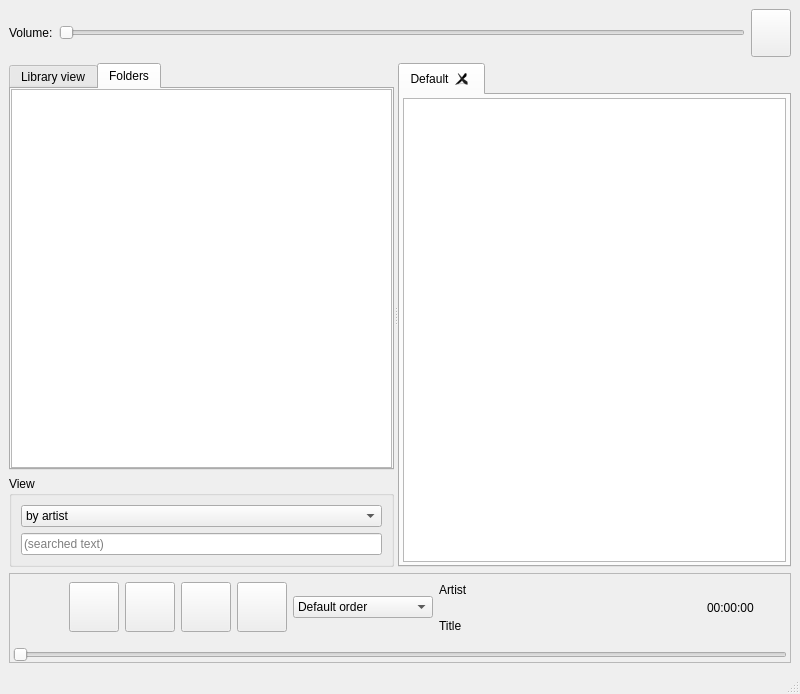
<?xml version="1.0" encoding="UTF-8"?>
<ui version="4.0">
 <class>Player</class>
 <widget class="QMainWindow" name="Player">
  <property name="geometry">
   <rect>
    <x>0</x>
    <y>0</y>
    <width>800</width>
    <height>694</height>
   </rect>
  </property>
  <property name="windowTitle">
   <string>Player</string>
  </property>
  <widget class="QWidget" name="centralwidget">
   <layout class="QGridLayout" name="gridLayout">
    <item row="0" column="0">
     <layout class="QHBoxLayout" name="horizontalLayout_2">
      <item>
       <widget class="QLabel" name="label_3">
        <property name="text">
         <string>Volume:</string>
        </property>
       </widget>
      </item>
      <item>
       <widget class="QSlider" name="volumeSlider">
        <property name="orientation">
         <enum>Qt::Horizontal</enum>
        </property>
       </widget>
      </item>
      <item>
       <widget class="QPushButton" name="muteBtn">
        <property name="maximumSize">
         <size>
          <width>48</width>
          <height>48</height>
         </size>
        </property>
        <property name="text">
         <string/>
        </property>
        <property name="icon">
         <iconset resource="res.qrc">
          <normaloff>:/img/mute-2-512.png</normaloff>:/img/mute-2-512.png</iconset>
        </property>
        <property name="iconSize">
         <size>
          <width>28</width>
          <height>28</height>
         </size>
        </property>
        <property name="checkable">
         <bool>true</bool>
        </property>
       </widget>
      </item>
     </layout>
    </item>
    <item row="1" column="0">
     <widget class="QSplitter" name="splitter">
      <property name="orientation">
       <enum>Qt::Horizontal</enum>
      </property>
      <widget class="QWidget" name="widget" native="true">
       <property name="minimumSize">
        <size>
         <width>181</width>
         <height>461</height>
        </size>
       </property>
       <layout class="QVBoxLayout" name="verticalLayout_4">
        <item>
         <widget class="QTabWidget" name="files">
          <property name="currentIndex">
           <number>1</number>
          </property>
          <widget class="QWidget" name="libView">
           <attribute name="title">
            <string>Library view</string>
           </attribute>
           <layout class="QGridLayout" name="gridLayout_3">
            <property name="leftMargin">
             <number>0</number>
            </property>
            <property name="topMargin">
             <number>0</number>
            </property>
            <property name="rightMargin">
             <number>0</number>
            </property>
            <property name="bottomMargin">
             <number>0</number>
            </property>
            <item row="0" column="0">
             <widget class="QTableView" name="shortLibView"/>
            </item>
           </layout>
          </widget>
          <widget class="QWidget" name="folderView">
           <attribute name="title">
            <string>Folders</string>
           </attribute>
           <layout class="QGridLayout" name="gridLayout_4">
            <property name="leftMargin">
             <number>0</number>
            </property>
            <property name="topMargin">
             <number>0</number>
            </property>
            <property name="rightMargin">
             <number>0</number>
            </property>
            <property name="bottomMargin">
             <number>0</number>
            </property>
            <item row="0" column="0">
             <widget class="QTreeView" name="fileView">
              <property name="editTriggers">
               <set>QAbstractItemView::DoubleClicked|QAbstractItemView::EditKeyPressed|QAbstractItemView::SelectedClicked</set>
              </property>
              <property name="uniformRowHeights">
               <bool>true</bool>
              </property>
              <property name="sortingEnabled">
               <bool>true</bool>
              </property>
              <property name="animated">
               <bool>true</bool>
              </property>
             </widget>
            </item>
           </layout>
          </widget>
         </widget>
        </item>
        <item>
         <widget class="QGroupBox" name="viewBox">
          <property name="maximumSize">
           <size>
            <width>16777215</width>
            <height>106</height>
           </size>
          </property>
          <property name="title">
           <string>View</string>
          </property>
          <layout class="QVBoxLayout" name="verticalLayout_3">
           <item>
            <widget class="QComboBox" name="viewFilterBox">
             <item>
              <property name="text">
               <string>by artist</string>
              </property>
             </item>
             <item>
              <property name="text">
               <string>by album</string>
              </property>
             </item>
             <item>
              <property name="text">
               <string>by genre</string>
              </property>
             </item>
             <item>
              <property name="text">
               <string>by year</string>
              </property>
             </item>
             <item>
              <property name="text">
               <string>by artist/album</string>
              </property>
             </item>
            </widget>
           </item>
           <item>
            <widget class="QLineEdit" name="filterEditLine">
             <property name="placeholderText">
              <string>(searched text)</string>
             </property>
            </widget>
           </item>
          </layout>
         </widget>
        </item>
       </layout>
      </widget>
      <widget class="QTabWidget" name="playlistView">
       <property name="currentIndex">
        <number>0</number>
       </property>
       <property name="tabsClosable">
        <bool>true</bool>
       </property>
       <property name="movable">
        <bool>true</bool>
       </property>
       <widget class="QWidget" name="liveTab">
        <attribute name="title">
         <string>Default</string>
        </attribute>
        <layout class="QGridLayout" name="gridLayout_2">
         <property name="leftMargin">
          <number>3</number>
         </property>
         <property name="topMargin">
          <number>3</number>
         </property>
         <property name="rightMargin">
          <number>3</number>
         </property>
         <property name="bottomMargin">
          <number>3</number>
         </property>
         <item row="0" column="0">
          <widget class="QTableView" name="liveTable">
           <property name="editTriggers">
            <set>QAbstractItemView::NoEditTriggers</set>
           </property>
           <property name="selectionBehavior">
            <enum>QAbstractItemView::SelectRows</enum>
           </property>
           <property name="showGrid">
            <bool>false</bool>
           </property>
           <property name="sortingEnabled">
            <bool>true</bool>
           </property>
           <attribute name="horizontalHeaderStretchLastSection">
            <bool>true</bool>
           </attribute>
           <attribute name="verticalHeaderVisible">
            <bool>false</bool>
           </attribute>
           <attribute name="verticalHeaderShowSortIndicator" stdset="0">
            <bool>false</bool>
           </attribute>
           <attribute name="verticalHeaderStretchLastSection">
            <bool>false</bool>
           </attribute>
          </widget>
         </item>
        </layout>
       </widget>
      </widget>
     </widget>
    </item>
    <item row="2" column="0">
     <widget class="QFrame" name="frame">
      <property name="maximumSize">
       <size>
        <width>16777215</width>
        <height>90</height>
       </size>
      </property>
      <property name="frameShape">
       <enum>QFrame::StyledPanel</enum>
      </property>
      <property name="frameShadow">
       <enum>QFrame::Raised</enum>
      </property>
      <layout class="QVBoxLayout" name="verticalLayout_2">
       <property name="leftMargin">
        <number>3</number>
       </property>
       <property name="topMargin">
        <number>0</number>
       </property>
       <property name="rightMargin">
        <number>3</number>
       </property>
       <property name="bottomMargin">
        <number>0</number>
       </property>
       <item>
        <layout class="QHBoxLayout" name="horizontalLayout">
         <item>
          <widget class="QLabel" name="albumIcon">
           <property name="minimumSize">
            <size>
             <width>50</width>
             <height>50</height>
            </size>
           </property>
           <property name="maximumSize">
            <size>
             <width>50</width>
             <height>50</height>
            </size>
           </property>
           <property name="text">
            <string/>
           </property>
          </widget>
         </item>
         <item>
          <widget class="QPushButton" name="prevBtn">
           <property name="sizePolicy">
            <sizepolicy hsizetype="Fixed" vsizetype="Fixed">
             <horstretch>0</horstretch>
             <verstretch>0</verstretch>
            </sizepolicy>
           </property>
           <property name="minimumSize">
            <size>
             <width>50</width>
             <height>50</height>
            </size>
           </property>
           <property name="maximumSize">
            <size>
             <width>50</width>
             <height>50</height>
            </size>
           </property>
           <property name="text">
            <string/>
           </property>
           <property name="icon">
            <iconset resource="res.qrc">
             <normaloff>:/img/arrow-89-512.png</normaloff>:/img/arrow-89-512.png</iconset>
           </property>
           <property name="iconSize">
            <size>
             <width>32</width>
             <height>32</height>
            </size>
           </property>
          </widget>
         </item>
         <item>
          <widget class="QPushButton" name="stopBtn">
           <property name="minimumSize">
            <size>
             <width>50</width>
             <height>50</height>
            </size>
           </property>
           <property name="maximumSize">
            <size>
             <width>50</width>
             <height>50</height>
            </size>
           </property>
           <property name="text">
            <string/>
           </property>
           <property name="icon">
            <iconset resource="res.qrc">
             <normaloff>:/img/stop-512.png</normaloff>:/img/stop-512.png</iconset>
           </property>
           <property name="iconSize">
            <size>
             <width>28</width>
             <height>28</height>
            </size>
           </property>
          </widget>
         </item>
         <item>
          <widget class="QPushButton" name="playBtn">
           <property name="sizePolicy">
            <sizepolicy hsizetype="Fixed" vsizetype="Fixed">
             <horstretch>0</horstretch>
             <verstretch>0</verstretch>
            </sizepolicy>
           </property>
           <property name="minimumSize">
            <size>
             <width>50</width>
             <height>50</height>
            </size>
           </property>
           <property name="maximumSize">
            <size>
             <width>50</width>
             <height>50</height>
            </size>
           </property>
           <property name="text">
            <string/>
           </property>
           <property name="icon">
            <iconset>
             <normalon>:/img/play-7-512.png</normalon>
            </iconset>
           </property>
           <property name="iconSize">
            <size>
             <width>32</width>
             <height>32</height>
            </size>
           </property>
           <property name="checkable">
            <bool>true</bool>
           </property>
          </widget>
         </item>
         <item>
          <widget class="QPushButton" name="nextBtn">
           <property name="sizePolicy">
            <sizepolicy hsizetype="Fixed" vsizetype="Fixed">
             <horstretch>0</horstretch>
             <verstretch>0</verstretch>
            </sizepolicy>
           </property>
           <property name="minimumSize">
            <size>
             <width>50</width>
             <height>50</height>
            </size>
           </property>
           <property name="maximumSize">
            <size>
             <width>50</width>
             <height>50</height>
            </size>
           </property>
           <property name="text">
            <string/>
           </property>
           <property name="icon">
            <iconset resource="res.qrc">
             <normaloff>:/img/arrow-25-512.png</normaloff>:/img/arrow-25-512.png</iconset>
           </property>
           <property name="iconSize">
            <size>
             <width>32</width>
             <height>32</height>
            </size>
           </property>
          </widget>
         </item>
         <item>
          <widget class="QComboBox" name="orderBox">
           <property name="minimumSize">
            <size>
             <width>100</width>
             <height>0</height>
            </size>
           </property>
           <property name="maximumSize">
            <size>
             <width>140</width>
             <height>16777215</height>
            </size>
           </property>
           <item>
            <property name="text">
             <string>Default order</string>
            </property>
           </item>
           <item>
            <property name="text">
             <string>Repeat playlist</string>
            </property>
           </item>
           <item>
            <property name="text">
             <string>Play one track</string>
            </property>
           </item>
           <item>
            <property name="text">
             <string>Repeat track</string>
            </property>
           </item>
           <item>
            <property name="text">
             <string>Shuffle repeat</string>
            </property>
           </item>
          </widget>
         </item>
         <item>
          <layout class="QVBoxLayout" name="verticalLayout">
           <item>
            <widget class="QLabel" name="artistLabel">
             <property name="text">
              <string>Artist</string>
             </property>
            </widget>
           </item>
           <item>
            <widget class="QLabel" name="titleLabel">
             <property name="text">
              <string>Title</string>
             </property>
            </widget>
           </item>
          </layout>
         </item>
         <item>
          <widget class="QLabel" name="timeLabel">
           <property name="minimumSize">
            <size>
             <width>80</width>
             <height>0</height>
            </size>
           </property>
           <property name="maximumSize">
            <size>
             <width>80</width>
             <height>16777215</height>
            </size>
           </property>
           <property name="text">
            <string>00:00:00</string>
           </property>
          </widget>
         </item>
        </layout>
       </item>
       <item>
        <widget class="QSlider" name="position">
         <property name="orientation">
          <enum>Qt::Horizontal</enum>
         </property>
        </widget>
       </item>
      </layout>
     </widget>
    </item>
   </layout>
  </widget>
  <widget class="QMenuBar" name="menubar">
   <property name="geometry">
    <rect>
     <x>0</x>
     <y>0</y>
     <width>800</width>
     <height>22</height>
    </rect>
   </property>
  </widget>
  <widget class="QStatusBar" name="statusbar"/>
 </widget>
 <resources>
  <include location="res.qrc"/>
 </resources>
 <connections/>
</ui>
